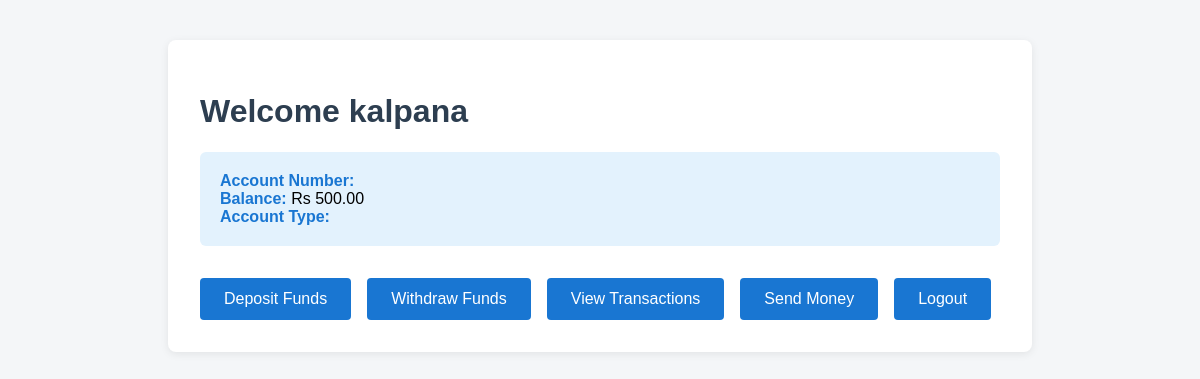
The app's page /dashboard/ (signed in), older data.
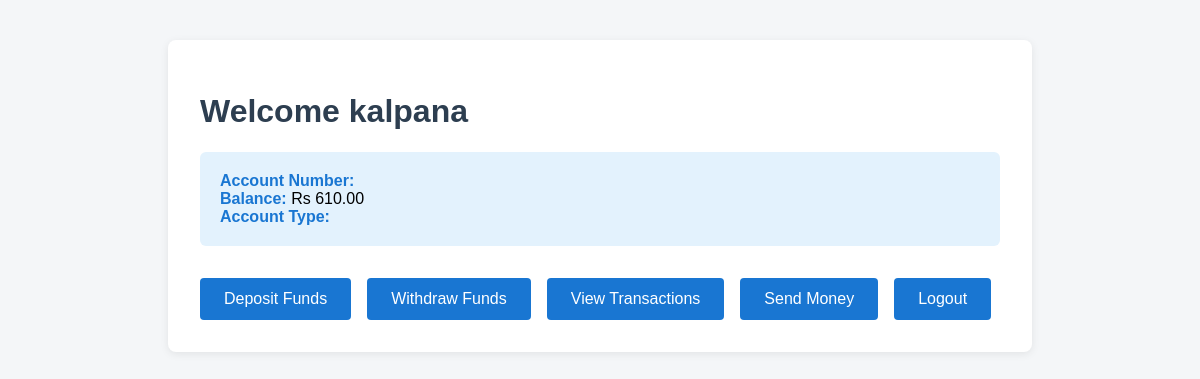
The same page, newer data.
### myapp/models.py (models this page shows, shortened)
class Account(models.Model):
    user = models.OneToOneField(User, on_delete=models.CASCADE)
    balance = models.DecimalField(max_digits=10, decimal_places=2, default=0.00)
    is_frozen = models.BooleanField(default=False)

### myapp/views.py (the view)
# urls.py: path('dashboard/', views.dashboard, name = 'dashboard'),
def dashboard(request):
    account, created = Account.objects.get_or_create(user=request.user)
    balance = account.balance
    return render(request, 'dashboard.html', {'balance': balance})

### templates/dashboard.html (shortened to what this page needs)
<!DOCTYPE html>
<html lang="en">
<head>
</head>
<body>
    <div class="dashboard-container">
        <h1>Welcome {{request.user.username}}</h1>
        <div class="account-summary">
            <div><span class="summary-label">Account Number:</span> {{ account.number }}</div>
            <div><span class="summary-label">Balance:</span> Rs {{ balance }}</div>
            <div><span class="summary-label">Account Type:</span> {{ account.type }}</div>
        </div>
        <div class="actions">
            <button class="action-btn" onclick="location.href='/deposit'">Deposit Funds</button>
            <button class="action-btn" onclick="location.href='/withdraw'">Withdraw Funds</button>
            <button class="action-btn" onclick="location.href='/transactions'">View Transactions</button>
            <button class="action-btn" onclick="location.href='/send-money'">Send Money</button>
            <a href="{% url 'logout' %}" class="action-btn" style="text-decoration:none; display:inline-block; text-align:center;">Logout</a>
        </div>
    </div>
</body>
</html></html>

Row changes from the older to the newer data that the page shows:
changed Account: balance "500.00" → "610.00"
